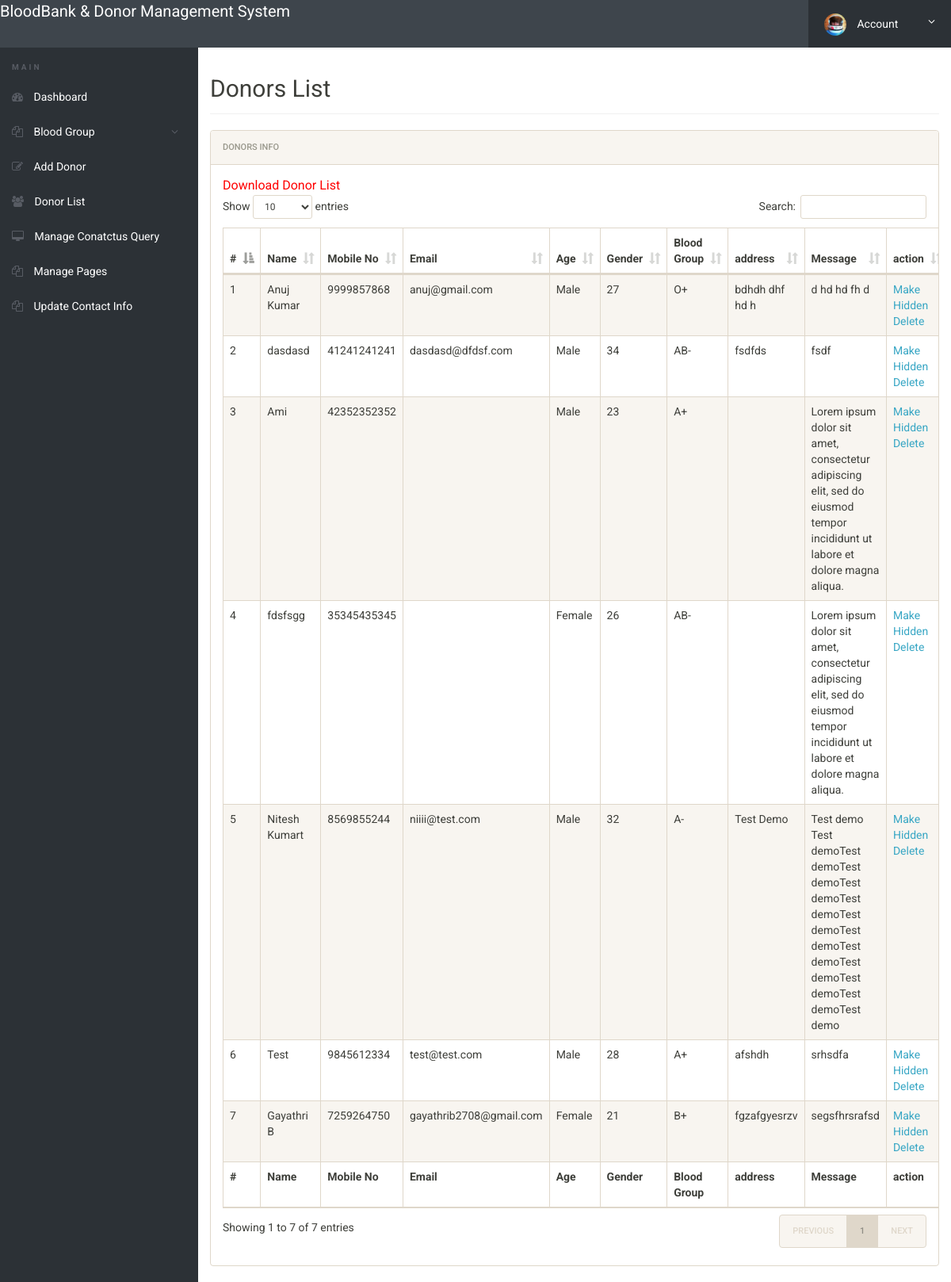
/admin/donor-list.php (signed in), run on the app's committed database.
### tables this page shows
CREATE TABLE `tblblooddonars` (
  `id` int(11) NOT NULL,
  `FullName` varchar(100) DEFAULT NULL,
  `MobileNumber` char(11) DEFAULT NULL,
  `EmailId` varchar(100) DEFAULT NULL,
  `Gender` varchar(20) DEFAULT NULL,
  `Age` int(11) DEFAULT NULL,
  `BloodGroup` varchar(20) DEFAULT NULL,
  `Address` varchar(255) DEFAULT NULL,
  `Message` mediumtext DEFAULT NULL,
  `PostingDate` timestamp NOT NULL DEFAULT current_timestamp(),
  `status` int(1) DEFAULT NULL
);

### admin/donor-list.php (the view, shortened to what this page needs)
<?php
include('includes/config.php');
if(strlen($_SESSION['alogin'])==0)
	{
header('location:index.php');
}
else{
 ?>
<!doctype html>
<html lang="en" class="no-js">
<head>
	<link rel="stylesheet" href="css/font-awesome.min.css">
	<link rel="stylesheet" href="css/bootstrap.min.css">
	<link rel="stylesheet" href="css/dataTables.bootstrap.min.css">
	<link rel="stylesheet" href="css/bootstrap-social.css">
	<link rel="stylesheet" href="css/bootstrap-select.css">
	<link rel="stylesheet" href="css/fileinput.min.css">
	<link rel="stylesheet" href="css/awesome-bootstrap-checkbox.css">
	<link rel="stylesheet" href="css/style.css">
</head>
<body>
	<?php include('includes/header.php');?>
	<div class="ts-main-content">
		<?php include('includes/leftbar.php');?>
		<div class="content-wrapper">
			<div class="container-fluid">
				<div class="row">
					<div class="col-md-12">
						<h2 class="page-title">Donors List</h2>
						<div class="panel panel-default">
							<div class="panel-heading">Donors Info</div>
							<div class="panel-body">
				<a href="download-records.php" style="color:red; font-size:16px;">Download Donor List</a>
								<table id="zctb" class="display table table-striped table-bordered table-hover" cellspacing="0" width="100%">
									<thead>
										<tr>
										<th>#</th>
											<th>Name</th>
											<th>Mobile No</th>
											<th>Email</th>
											<th>Age</th>
											<th>Gender</th>
											<th>Blood Group</th>
											<th>address</th>
											<th>Message </th>
											<th>action </th>
										</tr>
									</thead>
									<tfoot>
										<tr>
										<th>#</th>
										<th>Name</th>
											<th>Mobile No</th>
											<th>Email</th>
											<th>Age</th>
											<th>Gender</th>
											<th>Blood Group</th>
											<th>address</th>
											<th>Message </th>
											<th>action </th>
										</tr>
									</tfoot>
									<tbody>
<?php $sql = "SELECT * from  tblblooddonars ";
$query = $dbh -> prepare($sql);
$query->execute();
$results=$query->fetchAll(PDO::FETCH_OBJ);
$cnt=1;
if($query->rowCount() > 0)
{
foreach($results as $result)
{				?>
										<tr>
											<td><?php echo htmlentities($cnt);?></td>
											<td><?php echo htmlentities($result->FullName);?></td>
											<td><?php echo htmlentities($result->MobileNumber);?></td>
											<td><?php echo htmlentities($result->EmailId);?></td>
											<td><?php echo htmlentities($result->Gender);?></td>
											<td><?php echo htmlentities($result->Age);?></td>
											<td><?php echo htmlentities($result->BloodGroup);?></td>
											<td><?php echo htmlentities($result->Address);?></td>
											<td><?php echo htmlentities($result->Message);?></td>
										<td>
<?php if($result->status==1)
{?>
<a href="donor-list.php?hidden=<?php echo htmlentities($result->id);?>" onclick="return confirm('Do you really want to hiidden this detail')"> Make Hidden</a>
<?php } else {?>
<a href="donor-list.php?public=<?php echo htmlentities($result->id);?>" onclick="return confirm('Do you really want to Public this detail')"> Make Public</a>
<?php } ?>
<a href="donor-list.php?del=<?php echo htmlentities($result->id);?>" onclick="return confirm('Do you really want to delete this record')"> Delete</a>
</td>
										</tr>
										<?php $cnt=$cnt+1; }} ?>
									</tbody>
								</table>
							</div>
						</div>
					</div>
				</div>
			</div>
		</div>
	</div>
</body>
</html>
<?php } ?>

### admin/css/style.css (style rules this page uses)
html { font-size: 14px; }
@media only screen and (min-width: 480px) { html { font-size: 17px; } }
@media only screen and (min-width: 768px) { html { font-size: 14px; } }
body { font-size: 1em; }
a { color: #37a6c4; }
.panel { overflow: hidden; }
.page-title { padding-bottom: 15px; margin-bottom: 20px; border-bottom: 1px solid #f0f0f0; }
.ts-main-content .content-wrapper { padding-top: 15px; margin-top: 60px; }
@media only screen and (min-width: 992px) { .ts-main-content .content-wrapper { margin-left: 250px; } }

### data on the page
tblblooddonars: FullName "Anuj Kumar", MobileNumber "9999857868", EmailId "anuj@gmail.com", Gender "Male", Age "27", BloodGroup "O+", Address "bdhdh dhf hd h", Message "d hd hd fh d"
tblblooddonars: FullName "dasdasd", MobileNumber "41241241241", EmailId "dasdasd@dfdsf.com", Gender "Male", Age "34", BloodGroup "AB-", Address "fsdfds", Message "fsdf"
tblblooddonars: FullName "Ami", MobileNumber "42352352352", Gender "Male", Age "23", BloodGroup "A+", Message "Lorem ipsum dolor sit amet, consectetur adipiscing elit, sed do eiusmod tempor incididunt ut labore et dolore magna aliqua."
tblblooddonars: FullName "fdsfsgg", MobileNumber "35345435345", Gender "Female", Age "26", BloodGroup "AB-", Message "Lorem ipsum dolor sit amet, consectetur adipiscing elit, sed do eiusmod tempor incididunt ut labore et dolore magna aliqua."
tblblooddonars: FullName "Nitesh Kumart", MobileNumber "8569855244", EmailId "niiii@test.com", Gender "Male", Age "32", BloodGroup "A-", Address "Test Demo", Message "Test demo Test demoTest demoTest demoTest demoTest demoTest demoTest demoTest demoTest demoTest demoTest demoTest demo"
tblblooddonars: FullName "Test", MobileNumber "9845612334", EmailId "test@test.com", Gender "Male", Age "28", BloodGroup "A+", Address "afshdh", Message "srhsdfa"
tblblooddonars: FullName "Gayathri B", MobileNumber "7259264750", EmailId "gayathrib2708@gmail.com", Gender "Female", Age "21", BloodGroup "B+", Address "fgzafgyesrzv", Message "segsfhrsrafsd"
